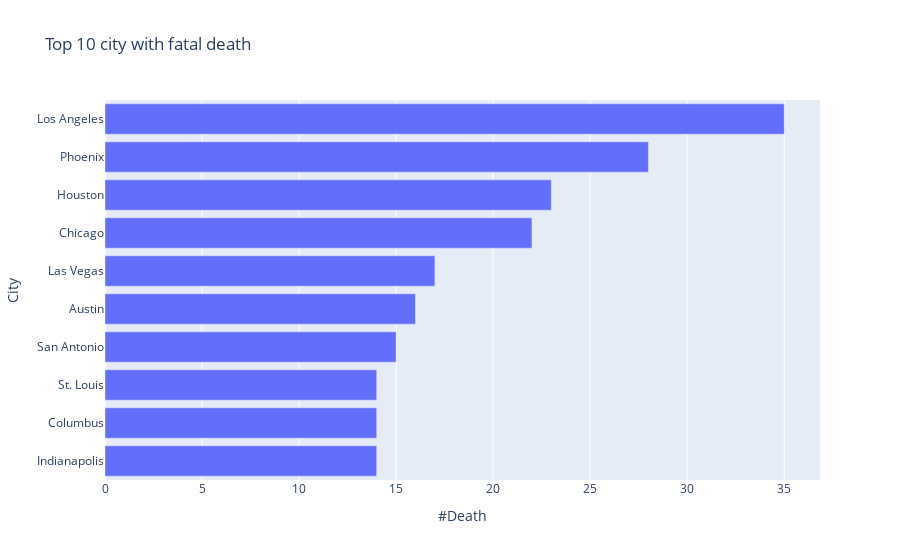

The notebook cell saved with this chart:
### Code cell
h_bar = px.bar(y = death_by_state_city_10.city,
               x = death_by_state_city_10.death_ct,
               orientation='h',
              title='Top 10 city with fatal death')

h_bar.update_layout(xaxis_title='#Death', yaxis_title='City', coloraxis_showscale=False )
h_bar.update_yaxes(categoryorder='total ascending')
h_bar.show()

### Figure 1 — Plotly figure (JSON) as saved in the notebook; plotly's stock layout.template omitted (floating-point values rounded to 4 significant figures)
{"data": [{"alignmentgroup": "True", "hovertemplate": "x=%{x}<br>y=%{y}<extra></extra>", "legendgroup": "", "marker": {"color": "#636efa", "pattern": {"shape": ""}}, "name": "", "offsetgroup": "", "orientation": "h", "showlegend": false, "textposition": "auto", "type": "bar", "x": [35, 28, 23, 22, 17, 16, 15, 14, 14, 14], "xaxis": "x", "y": ["Los Angeles", "Phoenix", "Houston", "Chicago", "Las Vegas", "Austin", "San Antonio", "Indianapolis", "Columbus", "St. Louis"], "yaxis": "y"}], "layout": {"barmode": "relative", "coloraxis": {"showscale": false}, "legend": {"tracegroupgap": 0}, "title": {"text": "Top 10 city with fatal death"}, "xaxis": {"anchor": "y", "domain": [0, 1], "title": {"text": "#Death"}}, "yaxis": {"anchor": "x", "categoryorder": "total ascending", "domain": [0, 1], "title": {"text": "City"}}}}
